Frame 1 (no input): blank canvas, image omitted
Frame 60 (the mouse pressed at the canvas centre just before this capture): blank canvas, image omitted
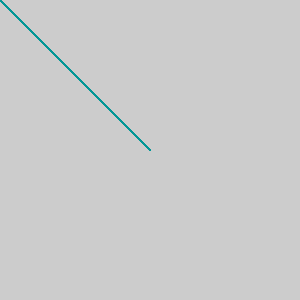
Frame 120 (the mouse held since frame 60 and released just before this capture)

The Processing sketch whose frames 1 and 60 were blank and that drew this single picture after the mouse press (run headless with seeded random() and noise(); from frame 60 on, the mouse is pressed at the canvas centre):

// Processing sketch: processing_181967
// ── processing_181967.pde

void setup() {
size(300,300);
}
 
void draw() {
stroke(0, mouseX, mouseY);
line(0, 0, mouseX, mouseY);
}
